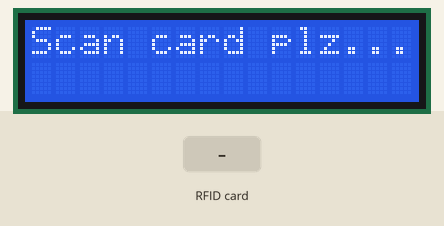
Bench run of a sketch on a simulated Arduino Uno, built with avr-gcc and run on an emulated ATmega328P. Parts: 16×2 character LCD. The test bench sets the inputs (shaded band). What the sketch prints to the serial monitor is not drawn.

Above: at 1.3 s.
1.4 s: RFID card 5E 7A 19 C4 held to the reader
At 2.3 s:
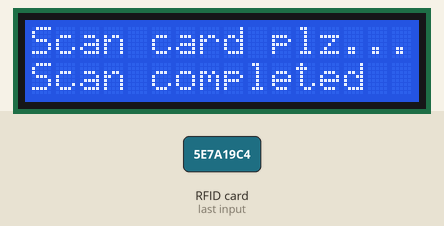
Timing chart, 0 to 4.4 s (numbered marks = the images above; inputs shaded):
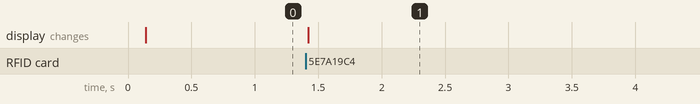

The sketch:

rfidMAIN.ino
```cpp
// (licence header left out)
#include <SPI.h>
#include <MFRC522.h>
#include <LiquidCrystal.h>


#define RST_PIN         9          // Configurable, see typical pin layout above
#define SS_PIN          10         // Configurable, see typical pin layout above

MFRC522 mfrc522(SS_PIN, RST_PIN);  // Create MFRC522 instance

const int rs = 7, en = 6, d4 = 5, d5 = 4, d6 = 3, d7 = 2;
LiquidCrystal lcd(rs, en, d4, d5, d6, d7);

void setup() {
	Serial.begin(9600);		// Initialize serial communications with the PC
	while (!Serial);		// Do nothing if no serial port is opened (added for Arduinos based on ATMEGA32U4)
	SPI.begin();			// Init SPI bus
	mfrc522.PCD_Init();		// Init MFRC522
	delay(4);				// Optional delay. Some board do need more time after init to be ready, see Readme
	mfrc522.PCD_DumpVersionToSerial();	// Show details of PCD - MFRC522 Card Reader details
	Serial.println(F("Scan PICC to see UID, SAK, type, and data blocks..."));


  lcd.begin(16, 0);
  lcd.print("Scan card plz...");
}

void loop() {
	// Reset the loop if no new card present on the sensor/reader. This saves the entire process when idle.
	if ( ! mfrc522.PICC_IsNewCardPresent()) {
		return;
	}

	// Select one of the cards
	if ( ! mfrc522.PICC_ReadCardSerial()) {
		return;
	}

	// Dump debug info about the card; PICC_HaltA() is automatically called
	mfrc522.PICC_DumpToSerial(&(mfrc522.uid));

  lcd.setCursor(0, 1);
  lcd.print("Scan completed");


}
```

Measured:
- after the input at 1.4 s, the display: changes at once (image 1)
